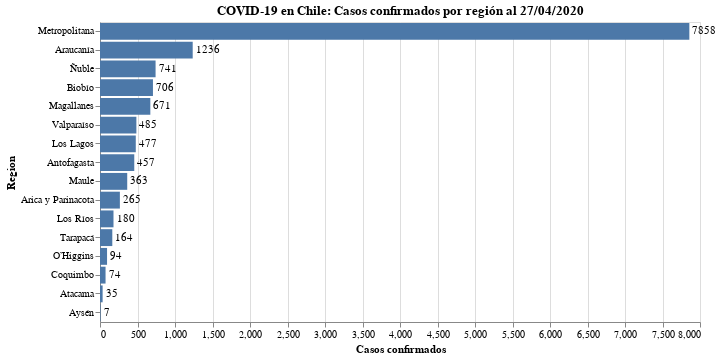

The notebook cell this image was saved under:
### Code cell
#hide_input
bars = alt.Chart(data_raw).mark_bar().encode(
#     x = alt.X(today, scale=alt.Scale(domain=(0, 6500)), axis=alt.Axis(title='Casos confirmados')),
    x = alt.X(today, axis=alt.Axis(title='Casos confirmados')),
    y = alt.Y('Region:N', sort='-x'),
    tooltip = today 
).properties(
    title=f'COVID-19 en Chile: Casos confirmados por región al {today_es_format}'
)

text = bars.mark_text(
    align='left',
    baseline='middle',
    dx=3  # Nudges text to right so it doesn't appear on top of the bar
).encode(
    text=today
)

(bars + text).properties(width=600, height=300)

### Figure 1 — Vega-Lite specification as saved in the notebook (floating-point values rounded to 4 significant figures)
{"config": {"view": {"continuousWidth": 400, "continuousHeight": 300}}, "layer": [{"mark": "bar", "encoding": {"tooltip": {"type": "quantitative", "field": "2020-04-27"}, "x": {"type": "quantitative", "axis": {"title": "Casos confirmados"}, "field": "2020-04-27"}, "y": {"type": "nominal", "field": "Region", "sort": "-x"}}, "title": "COVID-19 en Chile: Casos confirmados por región al 27/04/2020"}, {"mark": {"type": "text", "align": "left", "baseline": "middle", "dx": 3}, "encoding": {"text": {"type": "quantitative", "field": "2020-04-27"}, "tooltip": {"type": "quantitative", "field": "2020-04-27"}, "x": {"type": "quantitative", "axis": {"title": "Casos confirmados"}, "field": "2020-04-27"}, "y": {"type": "nominal", "field": "Region", "sort": "-x"}}, "title": "COVID-19 en Chile: Casos confirmados por región al 27/04/2020"}], "data": {"name": "data-74f107e0ec57eec7cfc90914afc6d99b"}, "height": 300, "width": 600, "$schema": "https://vega.github.io/schema/vega-lite/v4.8.1.json", "datasets": {"data-74f107e0ec57eec7cfc90914afc6d99b": [{"Region": "Arica y Parinacota", "2020-04-27": 265}, {"Region": "Tarapacá", "2020-04-27": 164}, {"Region": "Antofagasta", "2020-04-27": 457}, {"Region": "Atacama", "2020-04-27": 35}, {"Region": "Coquimbo", "2020-04-27": 74}, {"Region": "Valparaíso", "2020-04-27": 485}, {"Region": "Metropolitana", "2020-04-27": 7858}, {"Region": "O’Higgins", "2020-04-27": 94}, {"Region": "Maule", "2020-04-27": 363}, {"Region": "Ñuble", "2020-04-27": 741}, {"Region": "Biobío", "2020-04-27": 706}, {"Region": "Araucanía", "2020-04-27": 1236}, {"Region": "Los Ríos", "2020-04-27": 180}, {"Region": "Los Lagos", "2020-04-27": 477}, {"Region": "Aysén", "2020-04-27": 7}, {"Region": "Magallanes", "2020-04-27": 671}]}}
